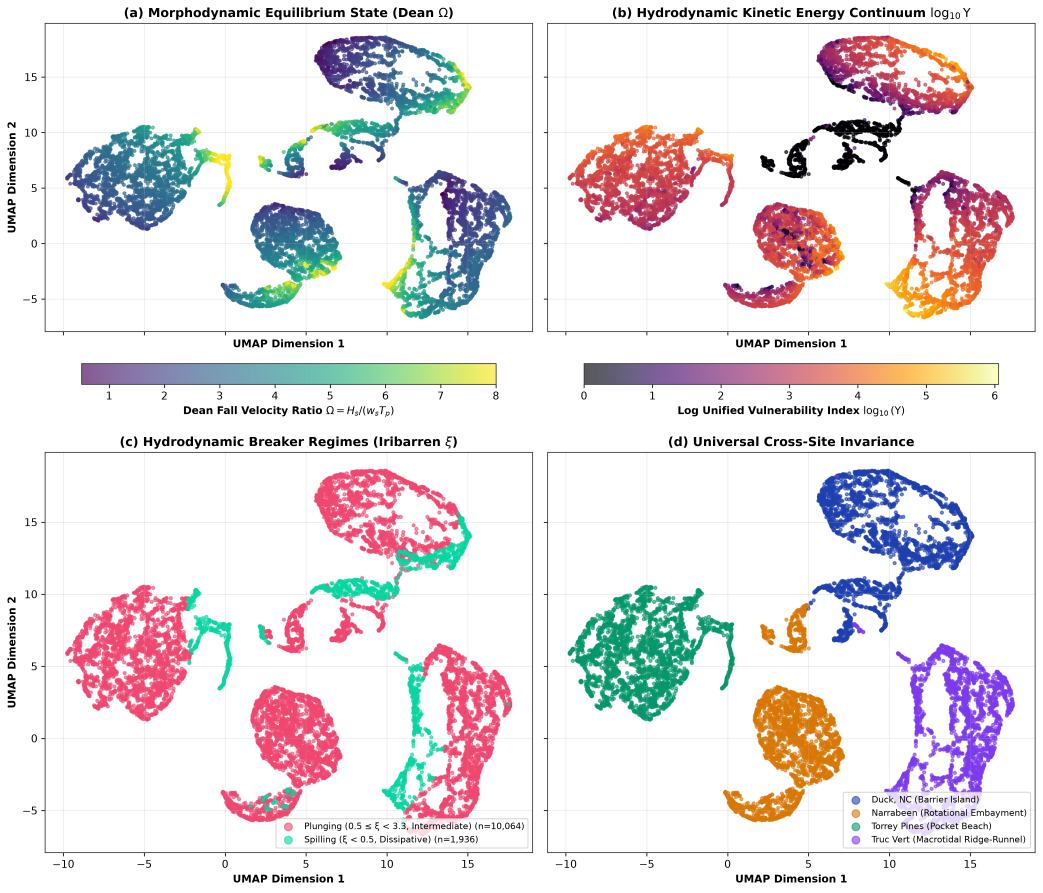
#> input picture reports/figures/figure_umap_4panel_final.png, 4170 x 3570 px, found by its file name (shown at 1/4 size)
$ python generate_umap_figure.py
#> lines starting #> are read from the running program, lines starting #| are printed output that depends on the picture
"""Reformat Figure 3 (4-Panel UMAP Latent Space Projection) into a 2x2 grid.

Converts the wide 1x4 horizontal strip into an aligned 2x2 publication layout:
- Top-Left: (a) Dean number Omega
- Top-Right: (b) Hydrodynamic Kinetic Energy log10(Upsilon)
- Bottom-Left: (c) Iribarren number xi (with y-axis alignment)
- Bottom-Right: (d) Universal Cross-Site Invariance

Outputs:
  reports/figures/figure_umap_2x2.png
"""

import os
from PIL import Image


def generate_umap_2x2():
    src_path = "reports/figures/figure_umap_4panel_final.png"
    out_path = "reports/figures/figure_umap_2x2.png"

    if not os.path.exists(src_path):
        raise FileNotFoundError(f"Source UMAP figure not found at {src_path}")

    im = Image.open(src_path)
#> im is the input picture: PIL image 4170x3570 RGBA; mean R, G, B, A 232.5, 227.1, 229.3, 255

    # Clean panel split boundaries from white divider gaps
    p1 = im.crop((0, 0, 2048, 1600))         # (a) Dean number
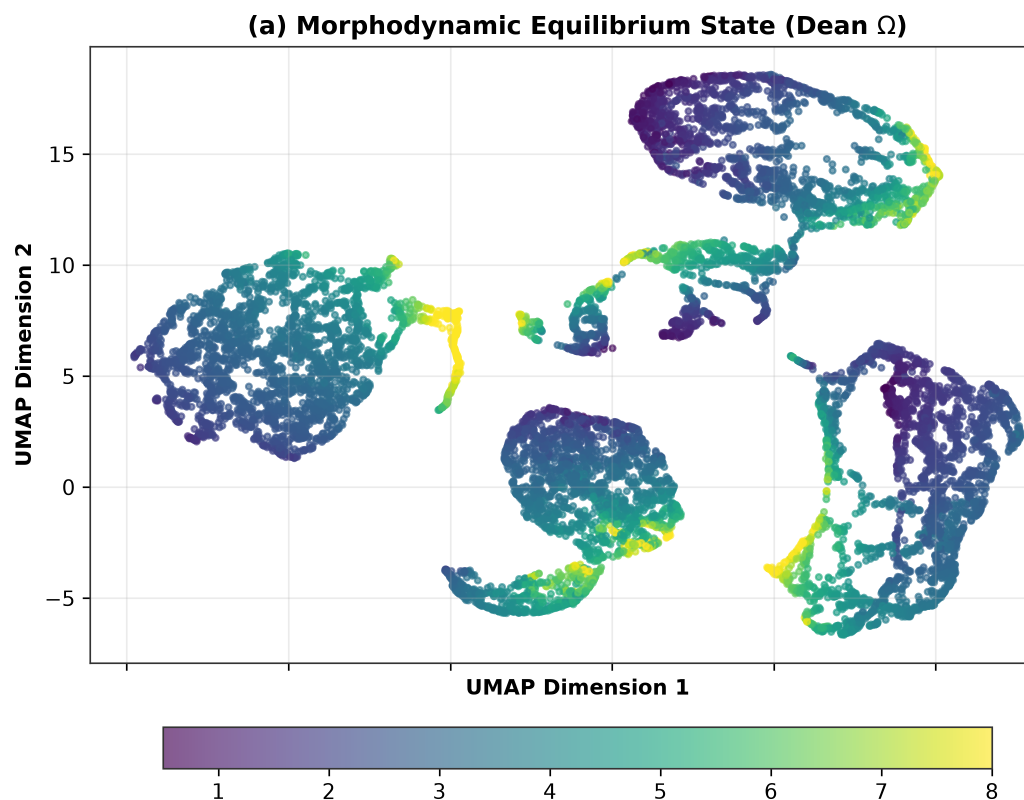
#> p1: PIL image 2048x1600 RGBA (shown at 1/2 size); mean R, G, B, A 218.4, 227.4, 229.1, 255
    p2 = im.crop((2048, 0, 3952, 1600))      # (b) Kinetic energy
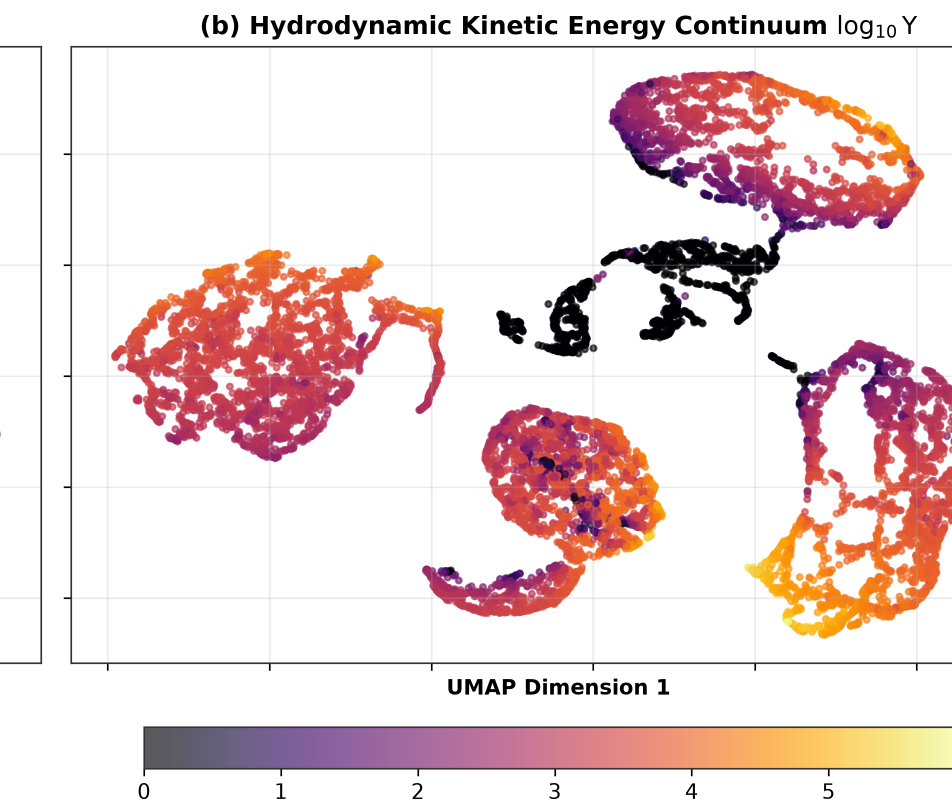
#> p2: PIL image 1904x1600 RGBA (shown at 1/2 size); mean R, G, B, A 236.1, 217.7, 217.4, 255
    p3_raw = im.crop((3952, 0, 5857, 1769))  # (c) Iribarren number
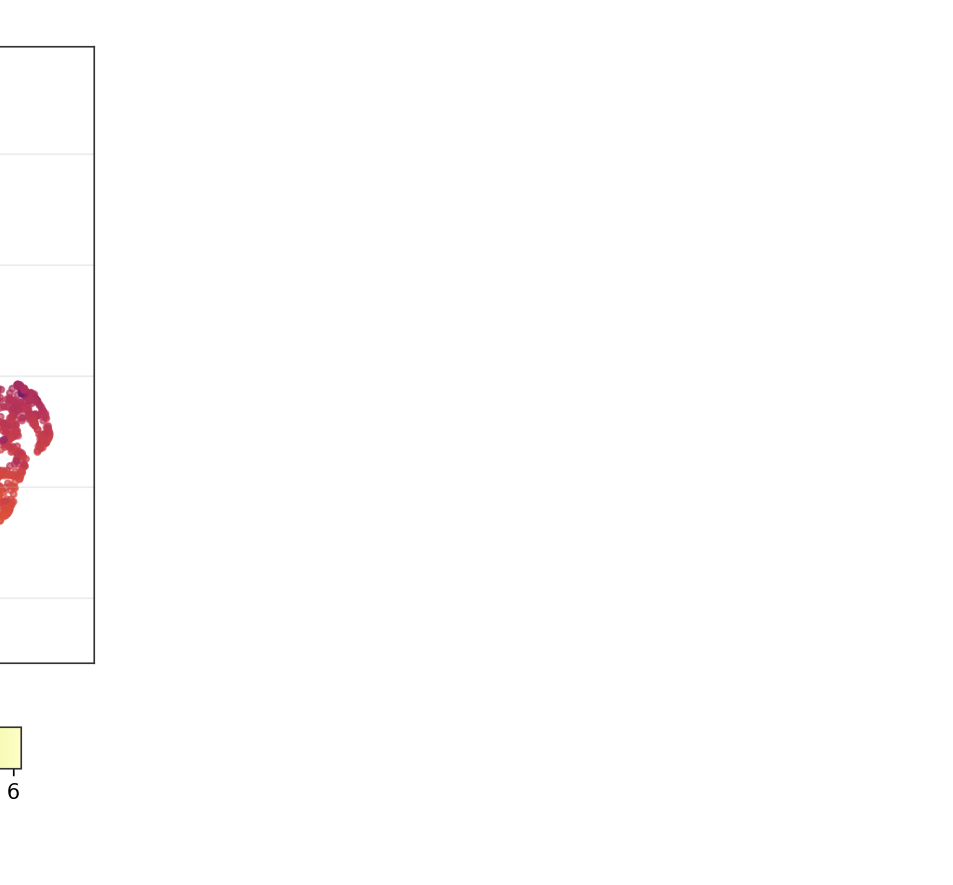
#> p3_raw: PIL image 1905x1769 RGBA (shown at 1/2 size); mean R, G, B, A 28.5, 27.9, 28, 29.2; transparent parts drawn white
    p4 = im.crop((5857, 0, 7768, 1769))      # (d) Cross-site invariance
#> p4: PIL image 1911x1769 RGBA; every value is 0

    # Extract y-axis label strip ("UMAP Dimension 2") from p1 to align p3
    ylabel_strip = p1.crop((0, 0, 144, 1600))
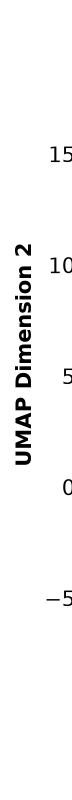
#> ylabel_strip: PIL image 144x1600 RGBA (shown at 1/2 size); mean R, G, B, A 246.6, 246.6, 246.6, 255

    # Pad p3 with the matching y-axis label strip so the left column is perfectly aligned
    p3_full = Image.new("RGB", (144 + p3_raw.size[0], 1769), (255, 255, 255))
#> p3_full: PIL image 2049x1769 RGB; every value is 255
    p3_full.paste(ylabel_strip, (0, 0))
    p3_full.paste(p3_raw, (144, 0))
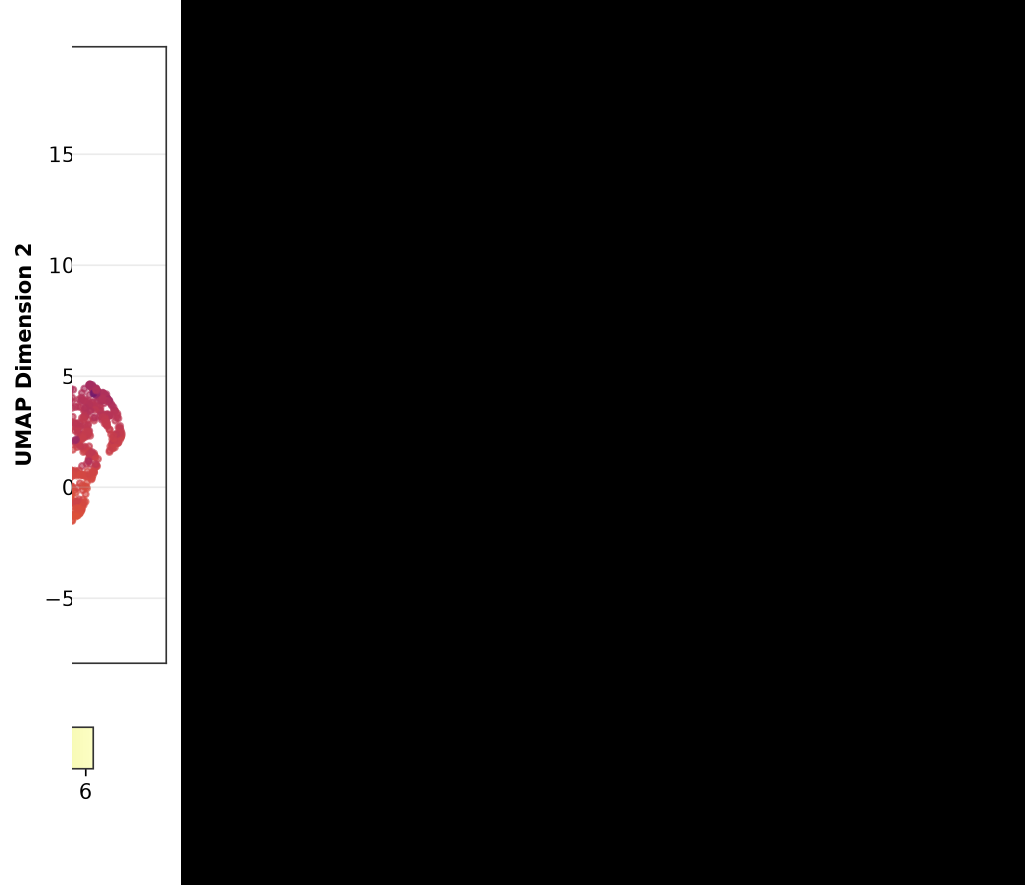
#> p3_full: PIL image 2049x1769 RGB (shown at 1/2 size); mean R, G, B 43.9, 43.3, 43.4

    w_col1 = max(p1.size[0], p3_full.size[0])
#> w_col1 = 2049
    w_col2 = max(p2.size[0], p4.size[0])
#> w_col2 = 1911
    total_w = w_col1 + w_col2
#> total_w = 3960

    h_row1 = p1.size[1]
#> h_row1 = 1600
    h_row2 = p3_full.size[1]
#> h_row2 = 1769
    total_h = h_row1 + h_row2
#> total_h = 3369

    grid_2x2 = Image.new("RGB", (total_w, total_h), (255, 255, 255))
#> grid_2x2: PIL image 3960x3369 RGB; every value is 255
    grid_2x2.paste(p1, (0, 0))
    grid_2x2.paste(p2, (w_col1, 0))
    grid_2x2.paste(p3_full, (0, h_row1))
    grid_2x2.paste(p4, (w_col1, h_row1))
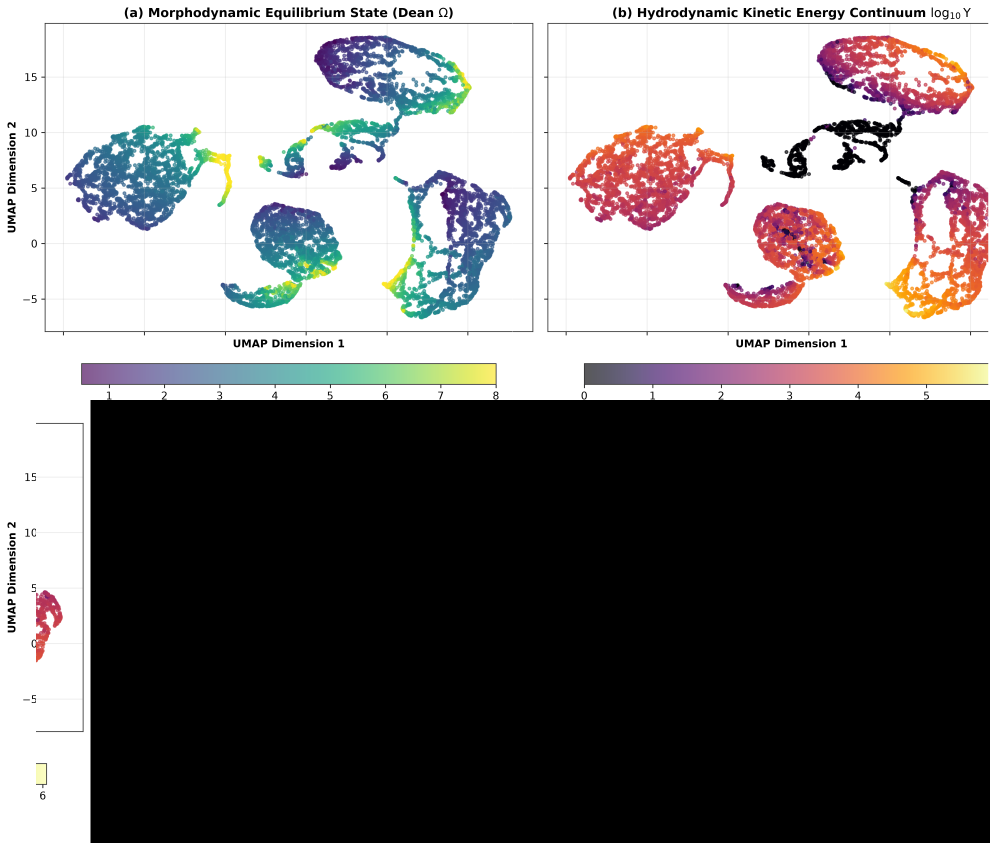
#> grid_2x2: PIL image 3960x3369 RGB (shown at 1/4 size); mean R, G, B 119.7, 117.6, 117.9

    os.makedirs(os.path.dirname(out_path), exist_ok=True)
    grid_2x2.save(out_path, dpi=(300, 300))
    print(f"✓ Successfully generated 2x2 UMAP figure at: {out_path} (size={grid_2x2.size})")
#| ✓ Successfully generated 2x2 UMAP figure at: reports/figures/figure_umap_2x2.png (size=(3960, 3369))


if __name__ == "__main__":
    generate_umap_2x2()
